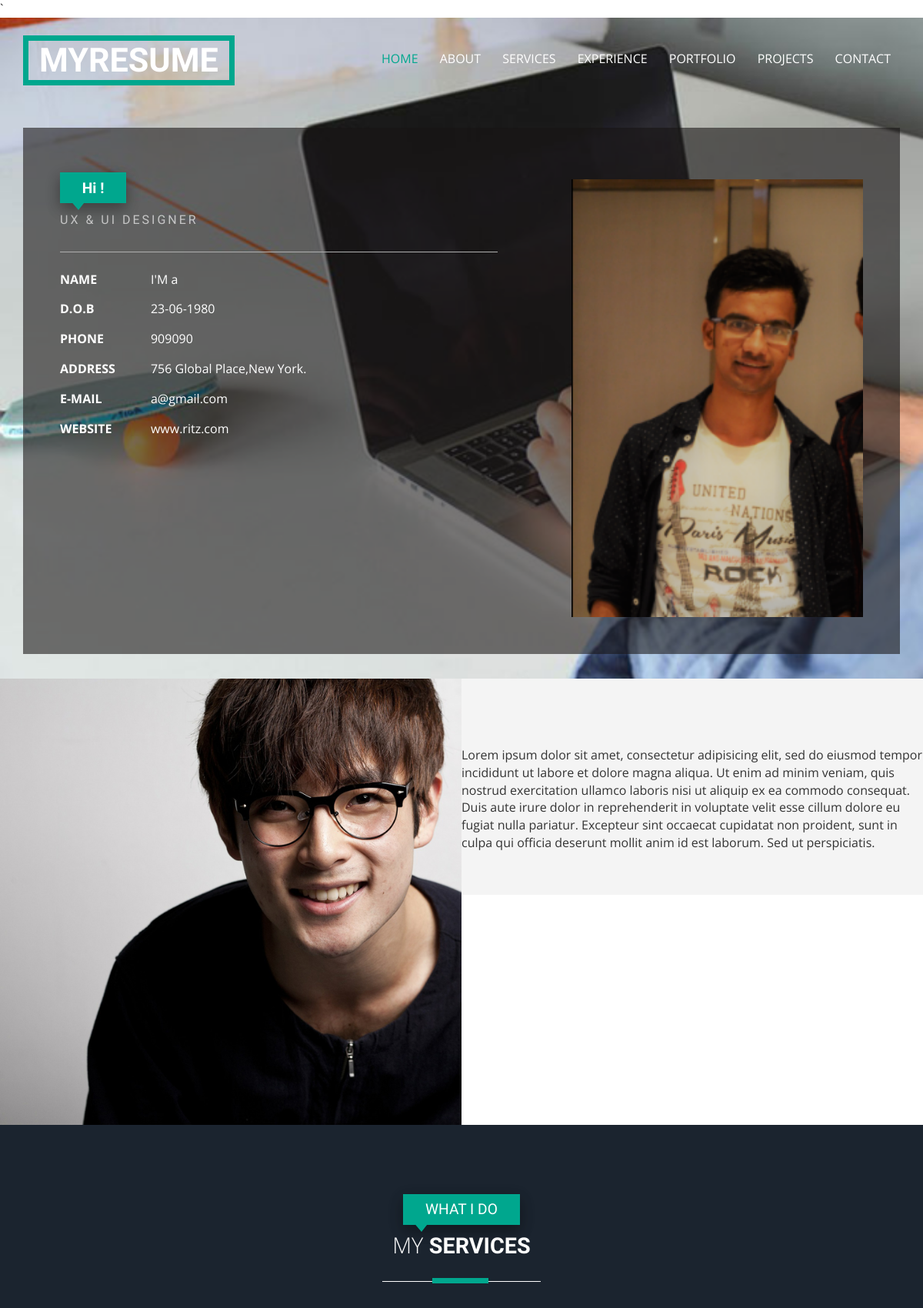
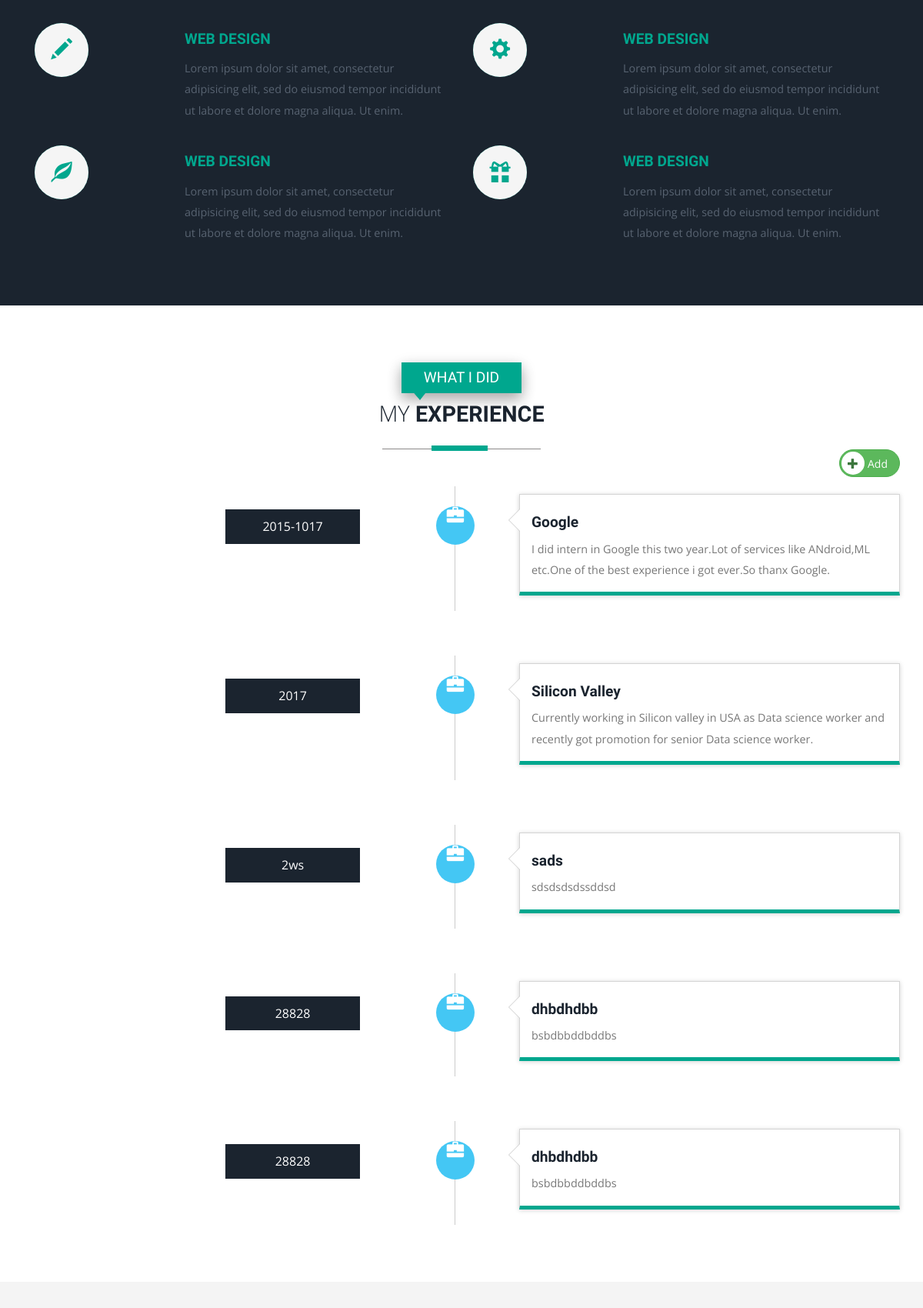
Screenshot of /miniproject/student_interface/web/web1/index.php (signed in, upper part) with the database file from the repository (2 pictures, top to bottom).
### tables this page shows
CREATE TABLE IF NOT EXISTS `profile` (
  `idprofile` int(11) NOT NULL,
  `id` int(11) NOT NULL,
  `about` text NOT NULL,
  `address` text NOT NULL,
  `website` varchar(100) NOT NULL,
  `photo` varchar(100) NOT NULL
);

CREATE TABLE IF NOT EXISTS `experience` (
  `id1` int(11) NOT NULL,
  `id` int(11) NOT NULL,
  `year` varchar(100) NOT NULL,
  `company_name` varchar(200) NOT NULL,
  `disc` text NOT NULL
);

### miniproject/student_interface/web/web1/index.php (the view, shortened to what this page needs)
<?php
$u=$_SESSION['user'];
$conn=mysqli_connect('localhost','root','','tpo');
$sql3="SELECT * FROM login WHERE username='$u'";
$result=mysqli_query($conn, $sql3);
$row=mysqli_fetch_array($result);
$i=$row['id'];
$sql4="SELECT * FROM experience WHERE id=$i";
$result2=mysqli_query($conn, $sql4);
$sql5="SELECT * FROM profile WHERE id=$i";
$resultprofile=mysqli_query($conn, $sql5);
$profile=mysqli_fetch_array($resultprofile);
?>
<html>
<head>
<link href="css/bootstrap.css" rel='stylesheet' type='text/css' />
<link href="css/style.css" rel='stylesheet' type='text/css' />`
</head>
	<body>
			<div id="home" class="header">
				<div class="container">
				<div class="top-header">
					<div class="top-nav">
					<div class="navigation">
					<div class="logo">
						<h1><a href="index.html"><span>MYRESUME</span></a></h1>
					</div>
					<div class="navigation-right">
						<nav class="link-effect-3" id="link-effect-3">
							<ul class="nav1 nav nav-wil">
								<li class="active"><a data-hover="Home" href="index.html">Home</a></li>
								<li><a class="scroll" data-hover="About" href="#about">About</a></li>
								<li><a class="scroll" data-hover="Services" href="#services" >Services</a></li>
								<li><a class="scroll" data-hover="Experience" href="#work">Experience</a></li>
								<li><a class="scroll" data-hover="Portfolio" href="#port">Portfolio</a></li>
								<li><a class="scroll" data-hover="Blog" href="#projects">PROJECTS</a></li>
								<li><a class="scroll" data-hover="Contact" href="#contact">Contact</a></li>
							</ul>
						</nav>
					</div>
					<div class="clearfix"></div>
				</div>
				</div>
			<div class="banner-info">
				<div class="col-md-7 header-right">
					<h1>Hi !</h1>
					<h6>UX & UI DESIGNER</h6>
					<ul class="address">
					<li>
							<ul class="address-text">
								<li><b>NAME</b></li>
								<li>I'M <?php echo $row['name'] ?> </li>
							</ul>
						</li>
						<li>
							<ul class="address-text">
								<li><b>D.O.B</b></li>
								<li>23-06-1980</li>
							</ul>
						</li>
						<li>
							<ul class="address-text">
								<li><b>PHONE </b></li>
								<li><?php echo $row['phone'] ?></li>
							</ul>
						</li>
						<li>
							<ul class="address-text">
								<li><b>ADDRESS </b></li>
								<li>756 Global Place,New York.</li>
							</ul>
						</li>
						<li>
							<ul class="address-text">
								<li><b>E-MAIL </b></li>
								<li><a href="mailto:example@mail.com"> <?php echo $row['email'] ?></a></li>
							</ul>
						</li>
						<li>
							<ul class="address-text">
								<li><b>WEBSITE </b></li>
								<li><a href="#"><?php echo $profile['website'] ?></a></li>
							</ul>
						</li>
					</ul>
				</div>
				<div class="col-md-5 header-left">
					<img src="images/<?php echo $profile['photo'] ?>" alt="">
				</div>
				<div class="clearfix"> </div>
		      </div>
			</div>
		</div>
	</div>
			<div id="about" class="about">
				<div class="col-md-6 about-left">
					<div id="owl-demo1" class="owl-carousel owl-carousel2">
					                <div class="item">
					                	<?php echo $profile['about'] ?>
					                </div>
					</div>
				</div>
				<div class="col-md-6 about-right">
				</div>
				<div class="clearfix"> </div>
							<link href="css/owl.carousel.css" rel="stylesheet">
			</div>
			<div id="services" class="services">
				<div class="container">
					<div class="service-head one text-center ">
						<h4>WHAT I DO</h4>
						<h3>MY <span>SERVICES</span></h3>
						<span class="border two"></span>
					</div>
					<div class="wthree_about_right_grids w3l-agile">
				<div class="col-md-6 wthree_about_right_grid">
					<div class="col-xs-4 wthree_about_right_grid_left">
						<div class="hvr-rectangle-in">
							<i class="glyphicon glyphicon-pencil"></i>
						</div>
					</div>
					<div class="col-xs-8 wthree_about_right_grid_right">
						<h4>Web Design</h4>
						<p>Lorem ipsum dolor sit amet, consectetur adipisicing elit, sed do eiusmod tempor incididunt ut labore et dolore magna aliqua. Ut enim.</p>
					</div>
					<div class="clearfix"> </div>
				</div>
				<div class="col-md-6 wthree_about_right_grid">
					<div class="col-xs-4 wthree_about_right_grid_left">
						<div class="hvr-rectangle-in">
							<i class="glyphicon glyphicon-cog"></i>
						</div>
					</div>
					<div class="col-xs-8 wthree_about_right_grid_right">
						<h4>Web Design</h4>
						<p>Lorem ipsum dolor sit amet, consectetur adipisicing elit, sed do eiusmod tempor incididunt ut labore et dolore magna aliqua. Ut enim.</p>
					</div>
					<div class="clearfix"> </div>
				</div>
				<div class="col-md-6 wthree_about_right_grid">
					<div class="col-xs-4 wthree_about_right_grid_left">
						<div class="hvr-rectangle-in">
							<i class="glyphicon glyphicon-leaf"></i>
						</div>
					</div>
					<div class="col-xs-8 wthree_about_right_grid_right">
						<h4>Web Design</h4>
						<p>Lorem ipsum dolor sit amet, consectetur adipisicing elit, sed do eiusmod tempor incididunt ut labore et dolore magna aliqua. Ut enim.</p>
					</div>
					<div class="clearfix"> </div>
				</div>
				<div class="col-md-6 wthree_about_right_grid">
					<div class="col-xs-4 wthree_about_right_grid_left">
						<div class="hvr-rectangle-in">
							<i class="glyphicon glyphicon-gift"></i>
						</div>
					</div>
					<div class="col-xs-8 wthree_about_right_grid_right">
						<h4>Web Design</h4>
						<p>Lorem ipsum dolor sit amet, consectetur adipisicing elit, sed do eiusmod tempor incididunt ut labore et dolore magna aliqua. Ut enim.</p>
					</div>
					<div class="clearfix"> </div>
				</div>
				<div class="clearfix"> </div>
			</div>
				</div>
			</div>
	<div id="work" class="work">
		<div class="container">
			<div class="service-head text-center">
						<h4>WHAT I DID</h4>
						<h3>MY <span>EXPERIENCE</span></h3>
						<span class="border one"></span>
					</div>
					<a class="btn icon-btn btn-success pull-right" href="#" data-toggle="modal" data-target="#myModal2" class="read hvr-shutter-in-horizontal"><span class="glyphicon btn-glyphicon glyphicon-plus img-circle text-success"></span>Add</a>
					<?php
				while($row2=mysqli_fetch_array($result2))
	                {
				?>
					<div class="time-main w3l-agile">
							<div class="col-md-6 year-info">
							   <ul class="year">
								   <li><?php echo $row2['year'] ?></li>
								</ul>
							</div>
					                        <ul class="col-md-6 timeline">
																<li>
																  <div class="timeline-badge info"><i class="glyphicon glyphicon-briefcase"></i></div>
																  <div class="timeline-panel">
																	<div class="timeline-heading">
																	  <h4 class="timeline-title"><?php echo $row2['company_name'] ?></h4>
																	</div>
																	<div class="timeline-body">
																	  <p><?php echo $row2['disc'] ?> </p>
																	</div>
																  </div>
																</li>
															</ul>
								<div class="clearfix"></div>
					  </div>
					  <?php } ?>
						</div>
				</div>
<link rel="stylesheet" href="https://maxcdn.bootstrapcdn.com/font-awesome/4.5.0/css/font-awesome.min.css">
<div class="portfolio" id="port">
	</div>
	</body>
</html>

### miniproject/student_interface/web/web1/index.php (style rules this page uses)
.btn-glyphicon { padding:8px; background:#ffffff; margin-right:4px; }
.icon-btn { padding: 1px 15px 3px 2px; border-radius:50px; }

### rows the page displays
profile: website "www.ritz.com", photo (picture), about "Lorem ipsum dolor sit amet, consectetur adipisicing elit, sed do eiusmod tempor incididunt ut labore et dolore magna aliqua. Ut enim ad minim veniam, quis nostrud exercitation ullamco laboris nisi ut aliquip ex ea commodo consequat. Duis aute irure dolor in reprehenderit in voluptate velit esse cillum dolore eu fugiat nulla pariatur. Excepteur sint occaecat cupidatat non proident, sunt in culpa qui officia deserunt mollit anim id est laborum. Sed ut perspiciatis."
experience: year "2015-1017", company_name "Google", disc "I did intern in Google this two year.Lot of services like ANdroid,ML etc.One of the best experience i got ever.So thanx Google."
experience: year "2017", company_name "Silicon Valley", disc "Currently working in Silicon valley in USA as Data science worker and recently got promotion for senior Data science worker."
experience: year "2ws", company_name "sads", disc "sdsdsdsdssddsd"
experience: year "28828", company_name "dhbdhdbb", disc "bsbdbbddbddbs"
experience: year "28828", company_name "dhbdhdbb", disc "bsbdbbddbddbs"

### other values shown
$row['name'] "a"
$row['phone'] "909090"
$row['email'] "a@gmail.com"
